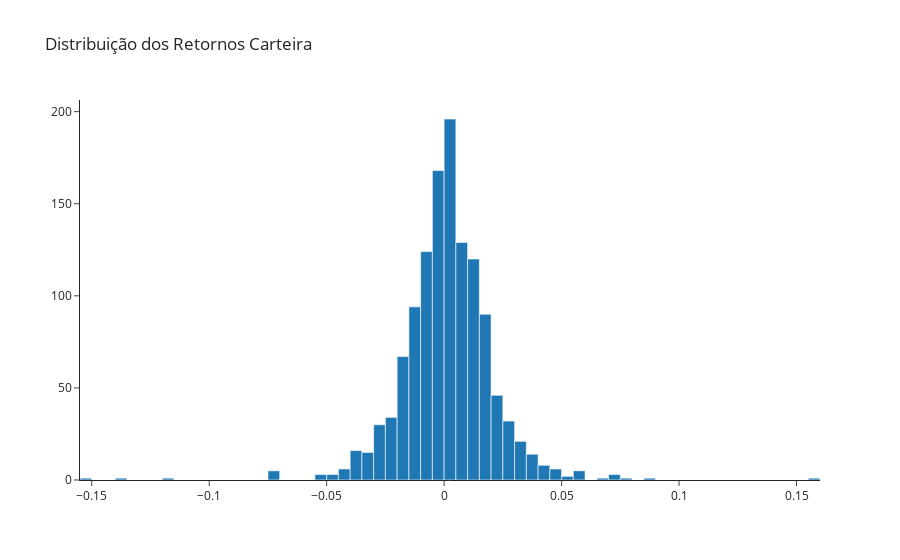

Notebook cell for this chart:
### Code cell
# Representação gráfica dos retornos

fig = go.Figure()
fig.add_trace(go.Histogram(x=retorno_portfolio['Retornos'], nbinsx=80))
fig.update_layout(title_text= 'Distribuição dos Retornos Carteira', template = 'simple_white')
fig.show()

### Figure 1 — Plotly figure (JSON) as saved in the notebook; plotly's stock layout.template omitted (floating-point values rounded to 4 significant figures; data arrays with more than 128 entries replaced by an {"elided": "..."} marker saying what was removed)
{"data": [{"nbinsx": 80, "type": "histogram", "x": {"elided": "1244 float values"}}], "layout": {"title": {"text": "Distribuição dos Retornos Carteira"}}}
